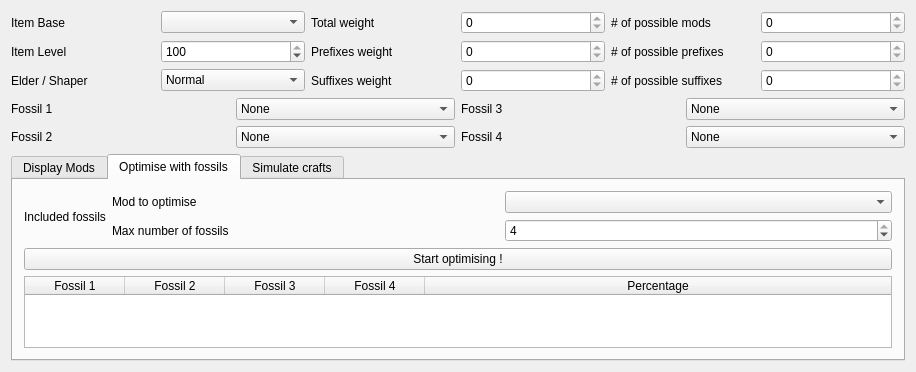
<?xml version="1.0" encoding="UTF-8"?>
<ui version="4.0">
 <class>MainWindow</class>
 <widget class="QMainWindow" name="MainWindow">
  <property name="geometry">
   <rect>
    <x>0</x>
    <y>0</y>
    <width>888</width>
    <height>353</height>
   </rect>
  </property>
  <property name="sizePolicy">
   <sizepolicy hsizetype="Fixed" vsizetype="Fixed">
    <horstretch>0</horstretch>
    <verstretch>0</verstretch>
   </sizepolicy>
  </property>
  <property name="maximumSize">
   <size>
    <width>1920</width>
    <height>1080</height>
   </size>
  </property>
  <property name="windowTitle">
   <string>POE Crafting Shenanigans</string>
  </property>
  <widget class="QWidget" name="centralWidget">
   <property name="sizePolicy">
    <sizepolicy hsizetype="Preferred" vsizetype="Preferred">
     <horstretch>0</horstretch>
     <verstretch>0</verstretch>
    </sizepolicy>
   </property>
   <layout class="QVBoxLayout" name="verticalLayout">
    <item>
     <layout class="QGridLayout" name="headerLayout">
      <item row="0" column="5">
       <widget class="QSpinBox" name="totalCountBox">
        <property name="readOnly">
         <bool>true</bool>
        </property>
        <property name="maximum">
         <number>1000</number>
        </property>
       </widget>
      </item>
      <item row="2" column="1">
       <widget class="QComboBox" name="shaperElderBox">
        <item>
         <property name="text">
          <string>Normal</string>
         </property>
        </item>
        <item>
         <property name="text">
          <string>Shaper</string>
         </property>
        </item>
        <item>
         <property name="text">
          <string>Elder</string>
         </property>
        </item>
       </widget>
      </item>
      <item row="2" column="3">
       <widget class="QSpinBox" name="suffixWeightBox">
        <property name="readOnly">
         <bool>true</bool>
        </property>
        <property name="maximum">
         <number>1000000000</number>
        </property>
       </widget>
      </item>
      <item row="1" column="4">
       <widget class="QLabel" name="label_8">
        <property name="text">
         <string># of possible prefixes</string>
        </property>
       </widget>
      </item>
      <item row="0" column="2">
       <widget class="QLabel" name="label_4">
        <property name="text">
         <string>Total weight</string>
        </property>
       </widget>
      </item>
      <item row="0" column="1">
       <widget class="QComboBox" name="itemBaseBox"/>
      </item>
      <item row="2" column="2">
       <widget class="QLabel" name="label_7">
        <property name="text">
         <string>Suffixes weight</string>
        </property>
       </widget>
      </item>
      <item row="1" column="3">
       <widget class="QSpinBox" name="prefixWeightBox">
        <property name="readOnly">
         <bool>true</bool>
        </property>
        <property name="maximum">
         <number>1000000000</number>
        </property>
       </widget>
      </item>
      <item row="1" column="0">
       <widget class="QLabel" name="label_2">
        <property name="text">
         <string>Item Level</string>
        </property>
       </widget>
      </item>
      <item row="0" column="0">
       <widget class="QLabel" name="label">
        <property name="text">
         <string>Item Base</string>
        </property>
       </widget>
      </item>
      <item row="2" column="0">
       <widget class="QLabel" name="label_3">
        <property name="text">
         <string>Elder / Shaper</string>
        </property>
       </widget>
      </item>
      <item row="2" column="4">
       <widget class="QLabel" name="label_9">
        <property name="text">
         <string># of possible suffixes</string>
        </property>
       </widget>
      </item>
      <item row="0" column="4">
       <widget class="QLabel" name="label_5">
        <property name="text">
         <string># of possible mods</string>
        </property>
       </widget>
      </item>
      <item row="1" column="1">
       <widget class="QSpinBox" name="levelBox">
        <property name="minimum">
         <number>1</number>
        </property>
        <property name="maximum">
         <number>100</number>
        </property>
        <property name="value">
         <number>100</number>
        </property>
       </widget>
      </item>
      <item row="1" column="2">
       <widget class="QLabel" name="label_6">
        <property name="text">
         <string>Prefixes weight</string>
        </property>
       </widget>
      </item>
      <item row="0" column="3">
       <widget class="QSpinBox" name="totalWeightBox">
        <property name="readOnly">
         <bool>true</bool>
        </property>
        <property name="maximum">
         <number>1000000000</number>
        </property>
       </widget>
      </item>
      <item row="2" column="5">
       <widget class="QSpinBox" name="suffixCountBox">
        <property name="readOnly">
         <bool>true</bool>
        </property>
        <property name="maximum">
         <number>1000</number>
        </property>
       </widget>
      </item>
      <item row="1" column="5">
       <widget class="QSpinBox" name="prefixCountBox">
        <property name="readOnly">
         <bool>true</bool>
        </property>
        <property name="maximum">
         <number>1000</number>
        </property>
       </widget>
      </item>
     </layout>
    </item>
    <item>
     <layout class="QGridLayout" name="fossilLayout">
      <property name="sizeConstraint">
       <enum>QLayout::SetMinAndMaxSize</enum>
      </property>
      <item row="0" column="1">
       <widget class="QComboBox" name="fossilBox_1">
        <item>
         <property name="text">
          <string>None</string>
         </property>
        </item>
       </widget>
      </item>
      <item row="1" column="2">
       <widget class="QLabel" name="label_14">
        <property name="text">
         <string>Fossil 4</string>
        </property>
       </widget>
      </item>
      <item row="0" column="0">
       <widget class="QLabel" name="label_10">
        <property name="text">
         <string>Fossil 1</string>
        </property>
       </widget>
      </item>
      <item row="1" column="1">
       <widget class="QComboBox" name="fossilBox_2">
        <item>
         <property name="text">
          <string>None</string>
         </property>
        </item>
       </widget>
      </item>
      <item row="1" column="0">
       <widget class="QLabel" name="label_12">
        <property name="text">
         <string>Fossil 2</string>
        </property>
       </widget>
      </item>
      <item row="0" column="2">
       <widget class="QLabel" name="label_13">
        <property name="text">
         <string>Fossil 3</string>
        </property>
       </widget>
      </item>
      <item row="0" column="3">
       <widget class="QComboBox" name="fossilBox_3">
        <item>
         <property name="text">
          <string>None</string>
         </property>
        </item>
       </widget>
      </item>
      <item row="1" column="3">
       <widget class="QComboBox" name="fossilBox_4">
        <item>
         <property name="text">
          <string>None</string>
         </property>
        </item>
       </widget>
      </item>
     </layout>
    </item>
    <item>
     <widget class="QTabWidget" name="tabWidget">
      <property name="maximumSize">
       <size>
        <width>1920</width>
        <height>1080</height>
       </size>
      </property>
      <property name="currentIndex">
       <number>1</number>
      </property>
      <widget class="QWidget" name="displayTab">
       <attribute name="title">
        <string>Display Mods</string>
       </attribute>
       <layout class="QVBoxLayout" name="verticalLayout_2">
        <item>
         <layout class="QHBoxLayout" name="tableLayout">
          <property name="sizeConstraint">
           <enum>QLayout::SetDefaultConstraint</enum>
          </property>
          <item>
           <widget class="QTableWidget" name="prefixTable">
            <property name="sizePolicy">
             <sizepolicy hsizetype="Expanding" vsizetype="Expanding">
              <horstretch>0</horstretch>
              <verstretch>0</verstretch>
             </sizepolicy>
            </property>
            <property name="verticalScrollBarPolicy">
             <enum>Qt::ScrollBarAlwaysOn</enum>
            </property>
            <property name="horizontalScrollBarPolicy">
             <enum>Qt::ScrollBarAsNeeded</enum>
            </property>
            <property name="sizeAdjustPolicy">
             <enum>QAbstractScrollArea::AdjustToContents</enum>
            </property>
            <property name="editTriggers">
             <set>QAbstractItemView::NoEditTriggers</set>
            </property>
            <property name="sortingEnabled">
             <bool>true</bool>
            </property>
            <attribute name="horizontalHeaderCascadingSectionResizes">
             <bool>false</bool>
            </attribute>
            <attribute name="horizontalHeaderMinimumSectionSize">
             <number>26</number>
            </attribute>
            <attribute name="horizontalHeaderStretchLastSection">
             <bool>false</bool>
            </attribute>
            <column>
             <property name="text">
              <string>Id</string>
             </property>
            </column>
            <column>
             <property name="text">
              <string>Level</string>
             </property>
            </column>
            <column>
             <property name="text">
              <string>Weight</string>
             </property>
            </column>
            <column>
             <property name="text">
              <string>GroupName</string>
             </property>
            </column>
           </widget>
          </item>
          <item>
           <widget class="QTableWidget" name="suffixTable">
            <property name="enabled">
             <bool>true</bool>
            </property>
            <property name="sizePolicy">
             <sizepolicy hsizetype="Expanding" vsizetype="Expanding">
              <horstretch>0</horstretch>
              <verstretch>0</verstretch>
             </sizepolicy>
            </property>
            <property name="verticalScrollBarPolicy">
             <enum>Qt::ScrollBarAlwaysOn</enum>
            </property>
            <property name="horizontalScrollBarPolicy">
             <enum>Qt::ScrollBarAsNeeded</enum>
            </property>
            <property name="sizeAdjustPolicy">
             <enum>QAbstractScrollArea::AdjustToContents</enum>
            </property>
            <property name="editTriggers">
             <set>QAbstractItemView::NoEditTriggers</set>
            </property>
            <property name="sortingEnabled">
             <bool>true</bool>
            </property>
            <attribute name="horizontalHeaderCascadingSectionResizes">
             <bool>false</bool>
            </attribute>
            <attribute name="horizontalHeaderMinimumSectionSize">
             <number>26</number>
            </attribute>
            <attribute name="horizontalHeaderStretchLastSection">
             <bool>false</bool>
            </attribute>
            <column>
             <property name="text">
              <string>Id</string>
             </property>
            </column>
            <column>
             <property name="text">
              <string>Level</string>
             </property>
            </column>
            <column>
             <property name="text">
              <string>Weight</string>
             </property>
            </column>
            <column>
             <property name="text">
              <string>GroupName</string>
             </property>
            </column>
           </widget>
          </item>
         </layout>
        </item>
       </layout>
      </widget>
      <widget class="QWidget" name="optimiseFossilTab">
       <attribute name="title">
        <string>Optimise with fossils</string>
       </attribute>
       <layout class="QVBoxLayout" name="verticalLayout_3">
        <item>
         <layout class="QHBoxLayout" name="horizontalLayout">
          <item>
           <widget class="QLabel" name="label_11">
            <property name="sizePolicy">
             <sizepolicy hsizetype="Maximum" vsizetype="Preferred">
              <horstretch>0</horstretch>
              <verstretch>0</verstretch>
             </sizepolicy>
            </property>
            <property name="text">
             <string>Included fossils</string>
            </property>
           </widget>
          </item>
          <item>
           <layout class="QGridLayout" name="includedFossilsLayout"/>
          </item>
          <item>
           <layout class="QGridLayout" name="gridLayout">
            <item row="0" column="2">
             <widget class="QComboBox" name="optimiseModBox"/>
            </item>
            <item row="0" column="1">
             <widget class="QLabel" name="label_16">
              <property name="text">
               <string>Mod to optimise</string>
              </property>
             </widget>
            </item>
            <item row="1" column="2">
             <widget class="QSpinBox" name="maxFossilsBox">
              <property name="minimum">
               <number>1</number>
              </property>
              <property name="maximum">
               <number>4</number>
              </property>
              <property name="value">
               <number>4</number>
              </property>
             </widget>
            </item>
            <item row="1" column="1">
             <widget class="QLabel" name="label_15">
              <property name="text">
               <string>Max number of fossils</string>
              </property>
             </widget>
            </item>
           </layout>
          </item>
         </layout>
        </item>
        <item>
         <widget class="QPushButton" name="optimiseButton">
          <property name="text">
           <string>Start optimising !</string>
          </property>
         </widget>
        </item>
        <item>
         <widget class="QTableWidget" name="fossilTable">
          <property name="sizePolicy">
           <sizepolicy hsizetype="MinimumExpanding" vsizetype="Expanding">
            <horstretch>0</horstretch>
            <verstretch>0</verstretch>
           </sizepolicy>
          </property>
          <property name="sizeAdjustPolicy">
           <enum>QAbstractScrollArea::AdjustToContents</enum>
          </property>
          <property name="editTriggers">
           <set>QAbstractItemView::NoEditTriggers</set>
          </property>
          <property name="sortingEnabled">
           <bool>true</bool>
          </property>
          <attribute name="horizontalHeaderShowSortIndicator" stdset="0">
           <bool>true</bool>
          </attribute>
          <attribute name="horizontalHeaderStretchLastSection">
           <bool>true</bool>
          </attribute>
          <column>
           <property name="text">
            <string>Fossil 1</string>
           </property>
          </column>
          <column>
           <property name="text">
            <string>Fossil 2</string>
           </property>
          </column>
          <column>
           <property name="text">
            <string>Fossil 3</string>
           </property>
          </column>
          <column>
           <property name="text">
            <string>Fossil 4</string>
           </property>
          </column>
          <column>
           <property name="text">
            <string>Percentage</string>
           </property>
          </column>
         </widget>
        </item>
       </layout>
      </widget>
      <widget class="QWidget" name="simulateTab">
       <attribute name="title">
        <string>Simulate crafts</string>
       </attribute>
       <widget class="QWidget" name="formLayoutWidget">
        <property name="geometry">
         <rect>
          <x>0</x>
          <y>20</y>
          <width>611</width>
          <height>211</height>
         </rect>
        </property>
        <layout class="QFormLayout" name="formLayout">
         <item row="0" column="0">
          <widget class="QLabel" name="label_17">
           <property name="text">
            <string>Mod 1 to observe</string>
           </property>
          </widget>
         </item>
         <item row="0" column="1">
          <widget class="QComboBox" name="simulateModBox_1"/>
         </item>
         <item row="1" column="0">
          <widget class="QLabel" name="label_19">
           <property name="text">
            <string>Mod 2 to observe</string>
           </property>
          </widget>
         </item>
         <item row="1" column="1">
          <widget class="QComboBox" name="simulateModBox_2"/>
         </item>
         <item row="2" column="0">
          <widget class="QLabel" name="label_20">
           <property name="text">
            <string>Number of simulated craft</string>
           </property>
          </widget>
         </item>
         <item row="2" column="1">
          <widget class="QSpinBox" name="simulateNumberBox">
           <property name="minimum">
            <number>1000</number>
           </property>
           <property name="maximum">
            <number>1000000</number>
           </property>
           <property name="singleStep">
            <number>1000</number>
           </property>
           <property name="value">
            <number>100000</number>
           </property>
          </widget>
         </item>
         <item row="3" column="0">
          <widget class="QLabel" name="label_23">
           <property name="text">
            <string>Optional</string>
           </property>
          </widget>
         </item>
         <item row="3" column="1">
          <widget class="QPushButton" name="simulateExportButton">
           <property name="text">
            <string>Select JSON save destination</string>
           </property>
          </widget>
         </item>
        </layout>
       </widget>
       <widget class="QPushButton" name="simulateButton">
        <property name="geometry">
         <rect>
          <x>650</x>
          <y>50</y>
          <width>201</width>
          <height>111</height>
         </rect>
        </property>
        <property name="text">
         <string>Simulate Craft</string>
        </property>
       </widget>
       <widget class="QWidget" name="formLayoutWidget_2">
        <property name="geometry">
         <rect>
          <x>90</x>
          <y>280</y>
          <width>371</width>
          <height>201</height>
         </rect>
        </property>
        <layout class="QFormLayout" name="formLayout_2">
         <item row="0" column="0">
          <widget class="QLabel" name="label_18">
           <property name="text">
            <string>Mod 1 number</string>
           </property>
          </widget>
         </item>
         <item row="1" column="0">
          <widget class="QLabel" name="label_21">
           <property name="text">
            <string>Mod 2 number</string>
           </property>
          </widget>
         </item>
         <item row="2" column="0">
          <widget class="QLabel" name="label_22">
           <property name="text">
            <string>Mod 1 and 2 number</string>
           </property>
          </widget>
         </item>
         <item row="0" column="1">
          <widget class="QSpinBox" name="simulateResultBox_1">
           <property name="readOnly">
            <bool>true</bool>
           </property>
           <property name="suffix">
            <string/>
           </property>
           <property name="maximum">
            <number>10000000</number>
           </property>
          </widget>
         </item>
         <item row="1" column="1">
          <widget class="QSpinBox" name="simulateResultBox_2">
           <property name="readOnly">
            <bool>true</bool>
           </property>
           <property name="suffix">
            <string/>
           </property>
           <property name="maximum">
            <number>10000000</number>
           </property>
          </widget>
         </item>
         <item row="2" column="1">
          <widget class="QSpinBox" name="simulateResultBox_1_2">
           <property name="readOnly">
            <bool>true</bool>
           </property>
           <property name="suffix">
            <string/>
           </property>
           <property name="maximum">
            <number>10000000</number>
           </property>
          </widget>
         </item>
        </layout>
       </widget>
      </widget>
     </widget>
    </item>
   </layout>
  </widget>
 </widget>
 <layoutdefault spacing="6" margin="11"/>
 <resources/>
 <connections/>
</ui>
